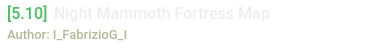
<?xml version="1.0" encoding="UTF-8"?>
<ui version="4.0">
 <class>ModButton</class>
 <widget class="QWidget" name="ModButton">
  <property name="geometry">
   <rect>
    <x>0</x>
    <y>0</y>
    <width>370</width>
    <height>48</height>
   </rect>
  </property>
  <property name="minimumSize">
   <size>
    <width>0</width>
    <height>48</height>
   </size>
  </property>
  <property name="maximumSize">
   <size>
    <width>16777215</width>
    <height>48</height>
   </size>
  </property>
  <property name="cursor">
   <cursorShape>PointingHandCursor</cursorShape>
  </property>
  <property name="windowTitle">
   <string>Form</string>
  </property>
  <property name="styleSheet">
   <string notr="true">border: none;
background-color: #00000000;</string>
  </property>
  <layout class="QHBoxLayout" name="horizontalLayout">
   <property name="spacing">
    <number>0</number>
   </property>
   <property name="leftMargin">
    <number>0</number>
   </property>
   <property name="topMargin">
    <number>0</number>
   </property>
   <property name="rightMargin">
    <number>0</number>
   </property>
   <property name="bottomMargin">
    <number>0</number>
   </property>
   <item>
    <widget class="QFrame" name="background">
     <property name="styleSheet">
      <string notr="true">QFrame#background{
background-color: #00232A8A;
border-radius: 5px;
}
QFrame:hover#background{
background-color: #77232A8A;
}</string>
     </property>
     <property name="frameShape">
      <enum>QFrame::StyledPanel</enum>
     </property>
     <property name="frameShadow">
      <enum>QFrame::Raised</enum>
     </property>
     <layout class="QHBoxLayout" name="horizontalLayout_2">
      <property name="spacing">
       <number>0</number>
      </property>
      <property name="leftMargin">
       <number>7</number>
      </property>
      <property name="topMargin">
       <number>0</number>
      </property>
      <property name="rightMargin">
       <number>7</number>
      </property>
      <property name="bottomMargin">
       <number>0</number>
      </property>
      <item>
       <widget class="QFrame" name="modInfo">
        <property name="styleSheet">
         <string notr="true"/>
        </property>
        <property name="frameShape">
         <enum>QFrame::StyledPanel</enum>
        </property>
        <property name="frameShadow">
         <enum>QFrame::Raised</enum>
        </property>
        <layout class="QVBoxLayout" name="verticalLayout">
         <property name="spacing">
          <number>0</number>
         </property>
         <property name="leftMargin">
          <number>0</number>
         </property>
         <property name="topMargin">
          <number>0</number>
         </property>
         <property name="rightMargin">
          <number>0</number>
         </property>
         <property name="bottomMargin">
          <number>0</number>
         </property>
         <item>
          <widget class="QFrame" name="frame_2">
           <property name="frameShape">
            <enum>QFrame::StyledPanel</enum>
           </property>
           <property name="frameShadow">
            <enum>QFrame::Raised</enum>
           </property>
           <layout class="QHBoxLayout" name="horizontalLayout_3">
            <property name="leftMargin">
             <number>0</number>
            </property>
            <property name="topMargin">
             <number>3</number>
            </property>
            <property name="rightMargin">
             <number>0</number>
            </property>
            <property name="bottomMargin">
             <number>0</number>
            </property>
            <item alignment="Qt::AlignLeft">
             <widget class="QLabel" name="gameVersion">
              <property name="font">
               <font>
                <family>Roboto Medium</family>
                <pointsize>12</pointsize>
               </font>
              </property>
              <property name="styleSheet">
               <string notr="true">color: #43C15F;
</string>
              </property>
              <property name="text">
               <string>[5.10]</string>
              </property>
             </widget>
            </item>
            <item alignment="Qt::AlignLeft">
             <widget class="QLabel" name="modName">
              <property name="font">
               <font>
                <family>Roboto Medium</family>
                <pointsize>12</pointsize>
               </font>
              </property>
              <property name="styleSheet">
               <string notr="true">QLabel{
color: #eeeeee;
}</string>
              </property>
              <property name="text">
               <string>Night Mammoth Fortress Map</string>
              </property>
              <property name="textFormat">
               <enum>Qt::AutoText</enum>
              </property>
              <property name="scaledContents">
               <bool>false</bool>
              </property>
              <property name="wordWrap">
               <bool>false</bool>
              </property>
              <property name="textInteractionFlags">
               <set>Qt::NoTextInteraction</set>
              </property>
             </widget>
            </item>
            <item>
             <spacer name="horizontalSpacer">
              <property name="orientation">
               <enum>Qt::Horizontal</enum>
              </property>
              <property name="sizeHint" stdset="0">
               <size>
                <width>40</width>
                <height>20</height>
               </size>
              </property>
             </spacer>
            </item>
           </layout>
          </widget>
         </item>
         <item>
          <widget class="QFrame" name="frame">
           <property name="frameShape">
            <enum>QFrame::StyledPanel</enum>
           </property>
           <property name="frameShadow">
            <enum>QFrame::Raised</enum>
           </property>
           <layout class="QHBoxLayout" name="horizontalLayout_4">
            <property name="spacing">
             <number>0</number>
            </property>
            <property name="leftMargin">
             <number>0</number>
            </property>
            <property name="topMargin">
             <number>0</number>
            </property>
            <property name="rightMargin">
             <number>0</number>
            </property>
            <property name="bottomMargin">
             <number>3</number>
            </property>
            <item>
             <widget class="QLabel" name="modAuthor">
              <property name="font">
               <font>
                <family>Roboto Medium</family>
                <pointsize>10</pointsize>
               </font>
              </property>
              <property name="mouseTracking">
               <bool>true</bool>
              </property>
              <property name="styleSheet">
               <string notr="true">QLabel{
color: #B1BA96;
}</string>
              </property>
              <property name="text">
               <string>Author: I_FabrizioG_I</string>
              </property>
              <property name="alignment">
               <set>Qt::AlignLeading|Qt::AlignLeft|Qt::AlignVCenter</set>
              </property>
             </widget>
            </item>
           </layout>
          </widget>
         </item>
        </layout>
       </widget>
      </item>
      <item>
       <widget class="QFrame" name="modStateFrame">
        <property name="minimumSize">
         <size>
          <width>20</width>
          <height>0</height>
         </size>
        </property>
        <property name="maximumSize">
         <size>
          <width>20</width>
          <height>16777215</height>
         </size>
        </property>
        <property name="frameShape">
         <enum>QFrame::StyledPanel</enum>
        </property>
        <property name="frameShadow">
         <enum>QFrame::Raised</enum>
        </property>
        <layout class="QHBoxLayout" name="horizontalLayout_5">
         <property name="spacing">
          <number>0</number>
         </property>
         <property name="leftMargin">
          <number>0</number>
         </property>
         <property name="topMargin">
          <number>0</number>
         </property>
         <property name="rightMargin">
          <number>0</number>
         </property>
         <property name="bottomMargin">
          <number>0</number>
         </property>
         <item>
          <widget class="QLabel" name="modState">
           <property name="minimumSize">
            <size>
             <width>20</width>
             <height>20</height>
            </size>
           </property>
           <property name="maximumSize">
            <size>
             <width>20</width>
             <height>20</height>
            </size>
           </property>
           <property name="text">
            <string/>
           </property>
           <property name="pixmap">
            <pixmap resource="icons.qrc">:/icons/resources/icons/Installed.png</pixmap>
           </property>
           <property name="scaledContents">
            <bool>true</bool>
           </property>
          </widget>
         </item>
        </layout>
       </widget>
      </item>
     </layout>
    </widget>
   </item>
  </layout>
 </widget>
 <resources>
  <include location="icons.qrc"/>
 </resources>
 <connections/>
</ui>
